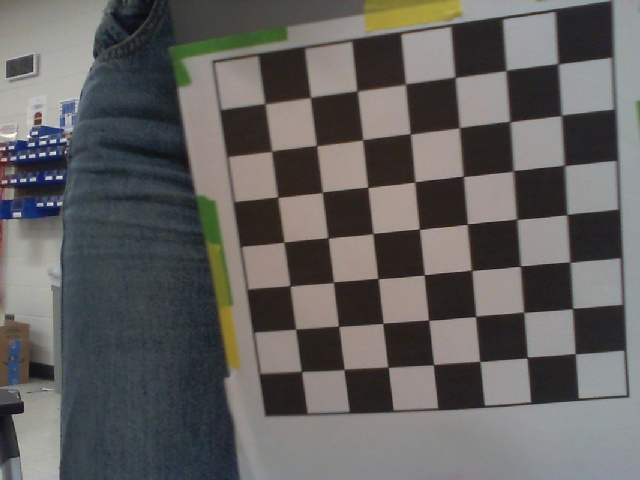
#> input picture Demo1/calibration_images/img1.jpg, 640 x 480 px; its folder holds only this picture in this run
$ python camera_calibration_data.py
#> lines starting #> are read from the running program, lines starting #| are printed output that depends on the picture; after the words box and inside, x2 and y2 are one past the last pixel; in counts of white or black regions, pixels touching at a corner belong together; long printed decimals are rounded
# Ryan Cockrill
# Camera Calibration data .npz
# Takes images from calibration_images and calibrates the camera

import numpy as np
import cv2
import glob

# Define the dimensions of the chessboard (number of inner corners per row and column)
chessboard_size = (7, 7)  # Change this to match your chessboard
frame_size = (1280, 720)  # Resolution of the camera

# Prepare object points (0,0,0), (1,0,0), (2,0,0), ..., (8,5,0)
objp = np.zeros((chessboard_size[0] * chessboard_size[1], 3), np.float32)
objp[:, :2] = np.mgrid[0:chessboard_size[0], 0:chessboard_size[1]].T.reshape(-1, 2)

# Termination criteria
criteria = (cv2.TERM_CRITERIA_EPS + cv2.TERM_CRITERIA_MAX_ITER, 30, 0.001)

# Arrays to store object points and image points from all images
objpoints = []  # 3D points in real-world space
imgpoints = []  # 2D points in image plane

# Load images for calibration
images = glob.glob('calibration_images/*.jpg')  # Ensure the path is correct

if not images:
    print("Error: No images found in the 'calibration_images' folder.")
    exit()

for fname in images:
    img = cv2.imread(fname)
#> img is the input picture: shape (480, 640, 3); mean B, G, R 94.9, 96.3, 97.9

    if img is None:
        print(f"Error: Unable to load image {fname}. Check the file format.")
        continue

    gray = cv2.cvtColor(img, cv2.COLOR_BGR2GRAY)
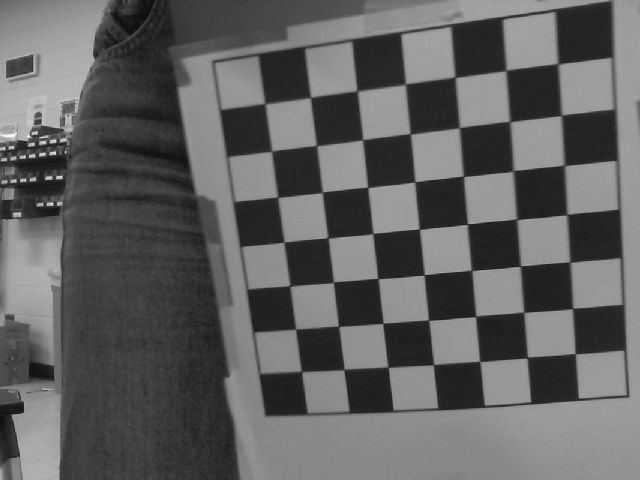
#> gray: shape (480, 640); min 8, max 254, mean 96.6

    # Find the chessboard corners
    ret, corners = cv2.findChessboardCorners(gray, chessboard_size, None)
#> ret = True; corners = 49 rows, first 8: [557.6, 63.61], [561.2, 115.6], [564.7, 165.3], [566.7, 214.8], [569.5, 262.3], [572.4, 308.5], [575.2, 353.6], [506, 70.57]

    if ret:
        # added in
        corners_refined = cv2.cornerSubPix(gray, corners, (11,11), (-1,-1), criteria)
#> corners_refined = 49 rows, first 8: [557.9, 63.79], [561.3, 115.4], [564.3, 165.4], [566.9, 214.6], [569.9, 262.2], [572.5, 308.4], [575.2, 353.7], [506, 70.46]

        objpoints.append(objp)
        # changed corners to corners_refined
        imgpoints.append(corners_refined)

        # Draw and display the corners
        cv2.drawChessboardCorners(img, chessboard_size, corners_refined, ret)
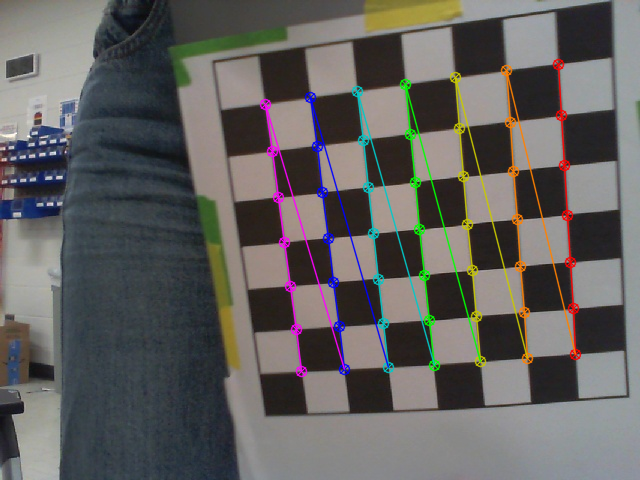
#> img: shape (480, 640, 3); 4.83% of pixels changed, all inside (x1, y1, x2, y2) = (259, 58, 582, 378)
        cv2.imshow('Chessboard', img)
        cv2.waitKey(500)
    else:
        print(f"Chessboard corners not found in image: {fname}")

cv2.destroyAllWindows()

# Check if any valid images were found
if not objpoints:
    print("Error: No valid images with chessboard corners found.")
    exit()

# Perform camera calibration
ret, camera_matrix, dist_coeffs, rvecs, tvecs = cv2.calibrateCamera(objpoints, imgpoints, frame_size, None, None)
#> ret = 0.439; camera_matrix = [[583.1, 0, 598.1], [0, 510.4, 475.6], [0, 0, 1]]; dist_coeffs = [[-0.0243, 0.00859, -0.00644, 0.00498, 0.00186]]; rvecs = ([0.211, -0.0117, 1.52],); tvecs = ([-0.779, -8.68, 10.79],)

# [12 lines of commented-out code are left out]

if not ret:
    print("Error: Calibration failed. Check the input data.")
    exit()

# Save the calibration data to a file
np.savez('camera_calibration_data.npz', camera_matrix=camera_matrix, dist_coeffs=dist_coeffs)

print("Calibration successful!")
print("Camera matrix:\n", camera_matrix)
#| Camera matrix:
#|  [[583.070   0.         598.079]
#|  [  0.         510.424 475.640]
#|  [  0.           0.           1.        ]]
print("Distortion coefficients:\n", dist_coeffs)
#| Distortion coefficients:
#|  [[-0.02431  0.008587 -0.006437  0.004983   0.001863]]

total_error = 0
for i in range(len(objpoints)):
    imgpoints2, _ = cv2.projectPoints(objpoints[i], rvecs[i], tvecs[i], camera_matrix, dist_coeffs)
    error = cv2.norm(imgpoints[i], imgpoints2, cv2.NORM_L2) / len(imgpoints2)
    total_error += error
#> this loop made 1 pass
#> (error, total_error) on pass 1: (0.0626, 0.0626)
#> after the loop, total_error = 0.0626

print("\nReprojection Error:", total_error / len(objpoints))
#| Reprojection Error: 0.06264

$ run again, on Demo1/calibration_images/img13.jpg
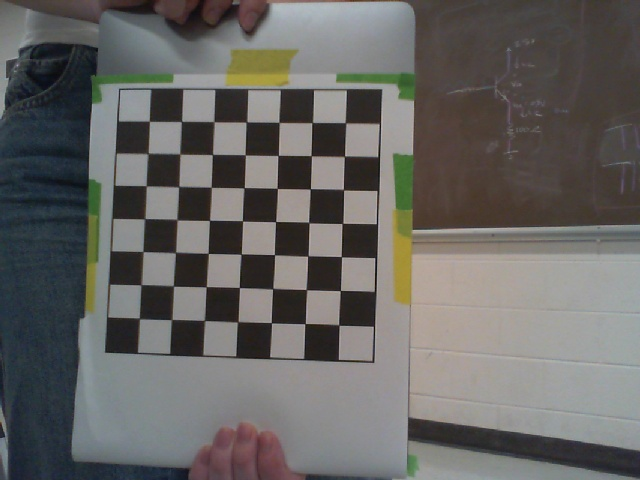
#> input picture Demo1/calibration_images/img13.jpg, 640 x 480 px
#> img is the input picture: shape (480, 640, 3); mean B, G, R 99.2, 101.4, 102.8
#> `gray = cv2.cvtColor(img, cv2.COLOR_BGR2GRAY)`:
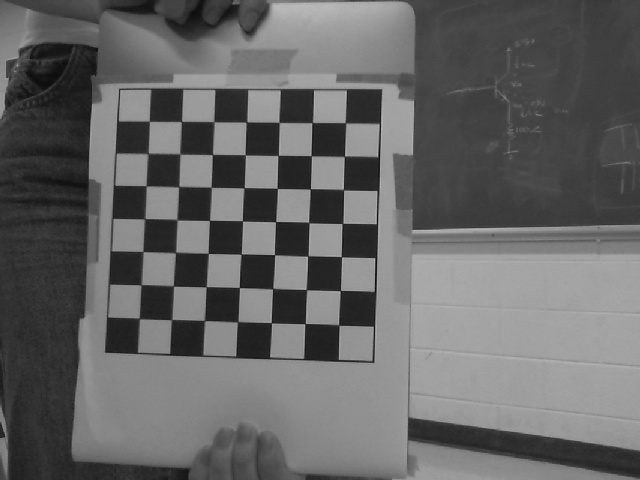
#> gray: shape (480, 640); min 9, max 186, mean 101.6
#> `ret, corners = cv2.findChessboardCorners(gray, chessboard_size, None)`: ret = True; corners = 49 rows, first 8: [149.4, 121.2], [181.5, 121.5], [214, 121.7], [246.4, 122], [279, 122.4], [312.2, 122.5], [345.4, 122.8], [148.4, 153.4]
#> corners_refined = 49 rows, first 8: [149.3, 121.2], [181.5, 121.4], [213.9, 121.7], [246.5, 122], [279, 122.4], [312.2, 122.6], [345.5, 122.8], [147.9, 153.4]
#> `cv2.drawChessboardCorners(img, chessboard_size, corners_refined, ret)`:
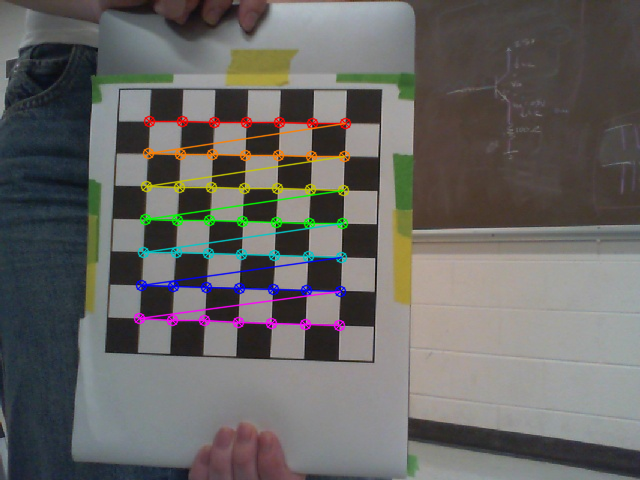
#> img: shape (480, 640, 3); 3.73% of pixels changed, all inside (x1, y1, x2, y2) = (133, 115, 352, 332)
#> `ret, camera_matrix, dist_coeffs, rvecs, tvecs = cv2.calibrateCamera(ob..`: ret = 0.248; camera_matrix = [[1589.8, 0, 648], [0, 1598.1, 420.9], [0, 0, 1]]; dist_coeffs = [[-0.0938, -8.2, -0.0596, -0.227, 36.82]]; rvecs = ([-0.101, 0.32, 0.0377],); tvecs = ([-14.13, -8.81, 52.77],)
#| Camera matrix:
#|  [[1.58981797e+03 0.00000000e+00 6.47986786e+02]
#|  [0.00000000e+00 1.59811292e+03 4.20905370e+02]
#|  [0.00000000e+00 0.00000000e+00 1.00000000e+00]]
#| Distortion coefficients:
#|  [[-0.09382 -8.205 -0.05957 -0.2274 36.818]]
#> the loop `for i in range(len(objpoints)):` made 1 pass
#> (error, total_error) on pass 1: (0.0354, 0.0354)
#> after the loop `for i in range(len(objpoints)):`: total_error = 0.0354
#| Reprojection Error: 0.03542

$ run again, on Demo1/calibration_images/img15.jpg
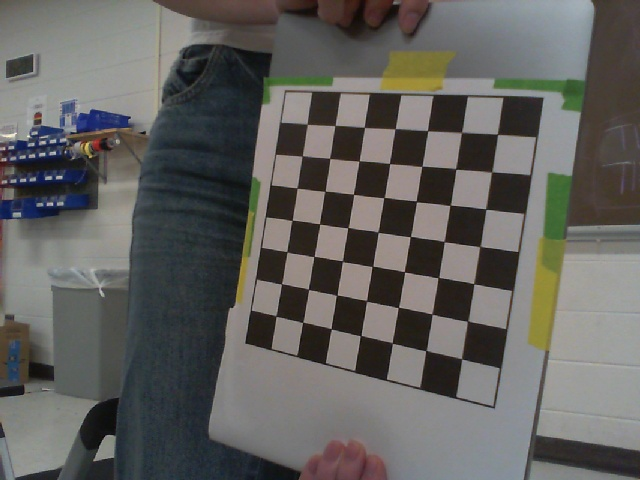
#> input picture Demo1/calibration_images/img15.jpg, 640 x 480 px
#> img is the input picture: shape (480, 640, 3); mean B, G, R 94.5, 97.2, 98.2
#> `gray = cv2.cvtColor(img, cv2.COLOR_BGR2GRAY)`:
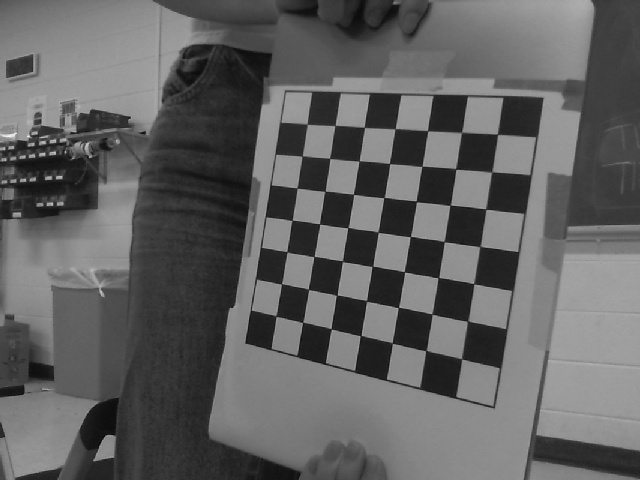
#> gray: shape (480, 640); min 1, max 247, mean 97.2
#> `ret, corners = cv2.findChessboardCorners(gray, chessboard_size, None)`: ret = True; corners = 49 rows, first 8: [307.2, 124.3], [335, 125.5], [364.4, 127.3], [395.2, 128.7], [427.5, 130.7], [461.5, 132.5], [497.5, 134.3], [302.3, 155.8]
#> corners_refined = 49 rows, first 8: [307.2, 124.2], [335, 125.5], [364.4, 127.4], [395.2, 128.7], [427.6, 130.7], [461.5, 132.4], [497.4, 134.3], [302.3, 155.9]
#> `cv2.drawChessboardCorners(img, chessboard_size, corners_refined, ret)`:
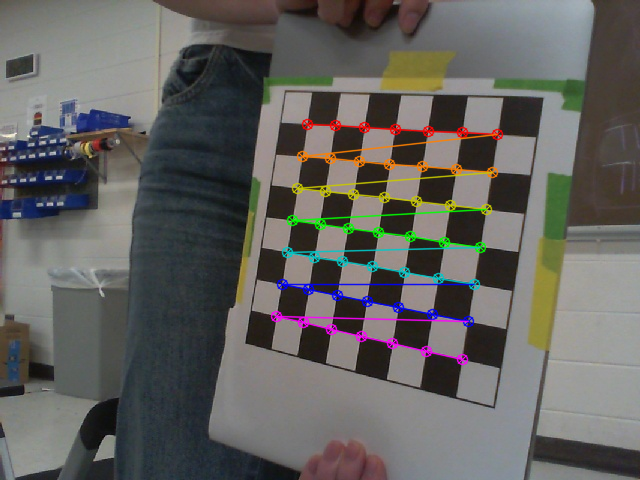
#> img: shape (480, 640, 3); 3.65% of pixels changed, all inside (x1, y1, x2, y2) = (270, 118, 504, 366)
#> `ret, camera_matrix, dist_coeffs, rvecs, tvecs = cv2.calibrateCamera(ob..`: ret = 0.275; camera_matrix = [[1534.7, 0, 749.9], [0, 933.3, 302.1], [0, 0, 1]]; dist_coeffs = [[1.3, -9.89, 0.1, 0.0644, 33.3]]; rvecs = ([0.144, 0.762, 0.171],); tvecs = ([-8.31, -5.7, 27.86],)
#| Camera matrix:
#|  [[1.53473919e+03 0.00000000e+00 7.49868142e+02]
#|  [0.00000000e+00 9.33289699e+02 3.02059440e+02]
#|  [0.00000000e+00 0.00000000e+00 1.00000000e+00]]
#| Distortion coefficients:
#|  [[ 1.300 -9.886  0.1  0.06435 33.297]]
#> the loop `for i in range(len(objpoints)):` made 1 pass
#> (error, total_error) on pass 1: (0.0392, 0.0392)
#> after the loop `for i in range(len(objpoints)):`: total_error = 0.0392
#| Reprojection Error: 0.03922

$ run again, on Demo1/calibration_images/img10.jpg
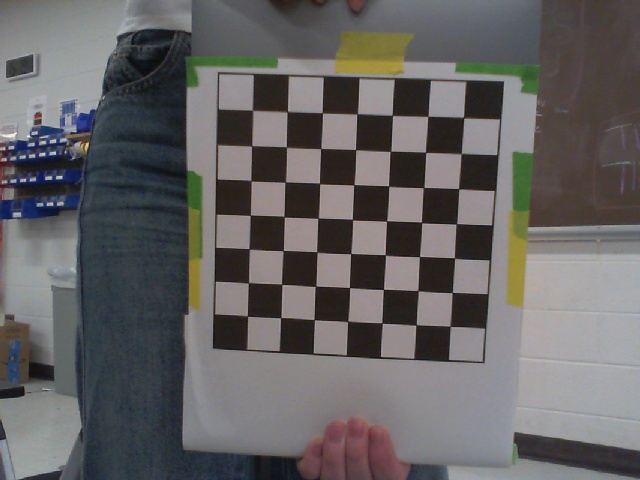
#> input picture Demo1/calibration_images/img10.jpg, 640 x 480 px
#> img is the input picture: shape (480, 640, 3); mean B, G, R 99.1, 98.8, 100.8
#> `gray = cv2.cvtColor(img, cv2.COLOR_BGR2GRAY)`:
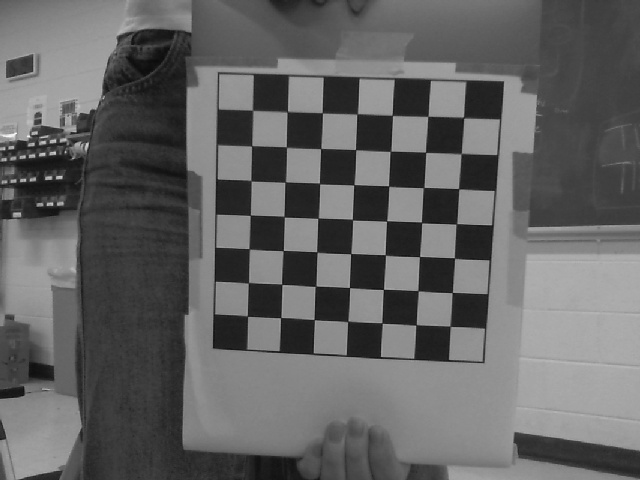
#> gray: shape (480, 640); min 11, max 252, mean 99.4
#> `ret, corners = cv2.findChessboardCorners(gray, chessboard_size, None)`: ret = True; corners = 49 rows, first 8: [252.6, 110.3], [287.3, 111.6], [322.4, 112.9], [357, 114.1], [392.3, 115.4], [427.8, 116.4], [463.5, 117.5], [251.6, 145.8]
#> corners_refined = 49 rows, first 8: [252.5, 110.3], [287.3, 111.6], [322.3, 112.8], [357.1, 113.8], [392.3, 115.4], [427.9, 116.3], [463.6, 117.5], [251.6, 145.8]
#> `cv2.drawChessboardCorners(img, chessboard_size, corners_refined, ret)`:
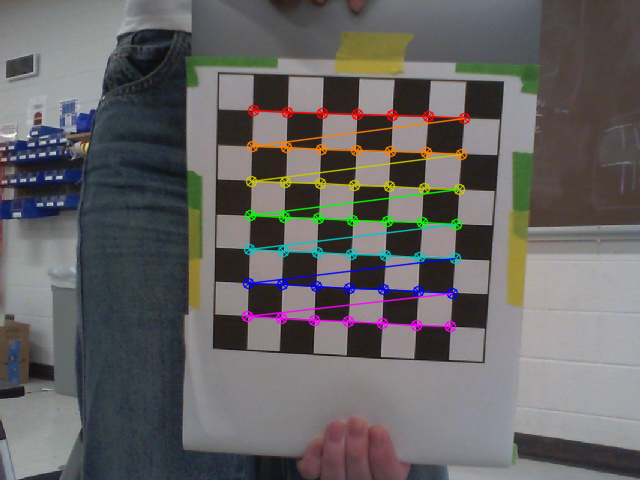
#> img: shape (480, 640, 3); 3.87% of pixels changed, all inside (x1, y1, x2, y2) = (241, 104, 471, 333)
#> `ret, camera_matrix, dist_coeffs, rvecs, tvecs = cv2.calibrateCamera(ob..`: ret = 0.222; camera_matrix = [[1576.5, 0, 636.3], [0, 1484.9, 403.1], [0, 0, 1]]; dist_coeffs = [[0.248, 2.2, 0.0547, 0.101, -7.92]]; rvecs = ([0.226, 0.0955, 0.0701],); tvecs = ([-10.71, -8.56, 40.73],)
#| Camera matrix:
#|  [[1.57650771e+03 0.00000000e+00 6.36318779e+02]
#|  [0.00000000e+00 1.48486825e+03 4.03148442e+02]
#|  [0.00000000e+00 0.00000000e+00 1.00000000e+00]]
#| Distortion coefficients:
#|  [[ 0.2484  2.201  0.05473  0.101 -7.921]]
#> the loop `for i in range(len(objpoints)):` made 1 pass
#> (error, total_error) on pass 1: (0.0317, 0.0317)
#> after the loop `for i in range(len(objpoints)):`: total_error = 0.0317
#| Reprojection Error: 0.03167
